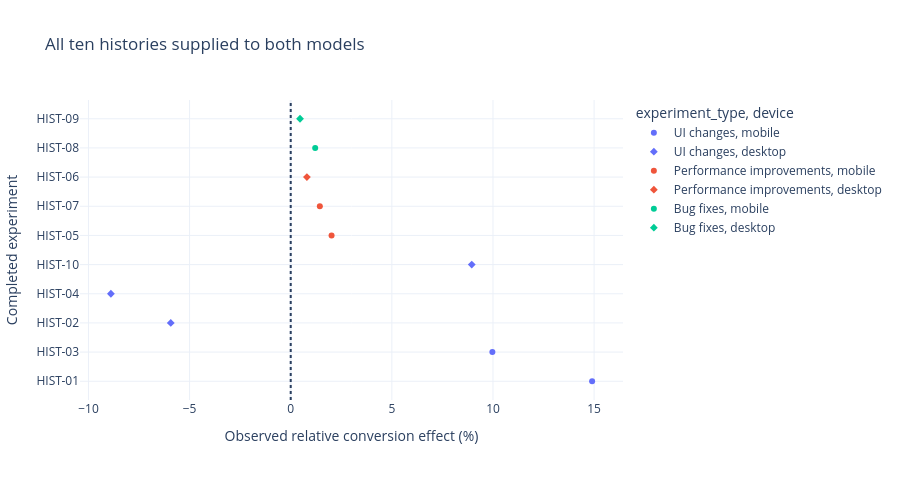

Source (notebook cell):
### Code cell
history = pd.DataFrame(ESTIMATION_HISTORY)
display(history.set_index('experiment_id').style.format(precision=4, thousands=',', na_rep='—'))
px.scatter(history, x='observed_uplift_pct', y='experiment_id', color='experiment_type',symbol='device',
           hover_data=['market','description'], height=480,
           labels={'observed_uplift_pct':'Observed relative conversion effect (%)','experiment_id':'Completed experiment'},
           title='All ten histories supplied to both models').add_vline(x=0,line_dash='dot').show()

### Figure 1 — Plotly figure (JSON) as saved in the notebook; plotly's stock layout.template omitted (floating-point values rounded to 4 significant figures)
{"data": [{"customdata": [["Germany", "Allow shoppers to check out as guests instead of creating an account before payment."], ["UK", "Pre-fill known delivery details and remove two optional fields from the checkout form."]], "hovertemplate": "experiment_type=UI changes<br>device=mobile<br>Observed relative conversion effect (%)=%{x}<br>Completed experiment=%{y}<br>market=%{customdata[0]}<br>description=%{customdata[1]}<extra></extra>", "legendgroup": "UI changes, mobile", "marker": {"color": "#636efa", "symbol": "circle"}, "mode": "markers", "name": "UI changes, mobile", "orientation": "h", "showlegend": true, "type": "scatter", "x": [14.9, 9.97], "xaxis": "x", "y": ["HIST-01", "HIST-03"], "yaxis": "y"}, {"customdata": [["UK", "Require shoppers to create an account and complete a profile before reaching payment."], ["Germany", "Add a mandatory preferences screen between the basket and payment pages."], ["Germany", "Preserve basket contents when shoppers return from a product page instead of making them start again."]], "hovertemplate": "experiment_type=UI changes<br>device=desktop<br>Observed relative conversion effect (%)=%{x}<br>Completed experiment=%{y}<br>market=%{customdata[0]}<br>description=%{customdata[1]}<extra></extra>", "legendgroup": "UI changes, desktop", "marker": {"color": "#636efa", "symbol": "diamond"}, "mode": "markers", "name": "UI changes, desktop", "orientation": "h", "showlegend": true, "type": "scatter", "x": [-5.93, -8.89, 8.95], "xaxis": "x", "y": ["HIST-02", "HIST-04", "HIST-10"], "yaxis": "y"}, {"customdata": [["Germany", "Compress product images to reduce initial page loading time without changing the page layout."], ["UK", "Defer off-screen scripts to improve mobile page loading without altering the purchase flow."]], "hovertemplate": "experiment_type=Performance improvements<br>device=mobile<br>Observed relative conversion effect (%)=%{x}<br>Completed experiment=%{y}<br>market=%{customdata[0]}<br>description=%{customdata[1]}<extra></extra>", "legendgroup": "Performance improvements, mobile", "marker": {"color": "#EF553B", "symbol": "circle"}, "mode": "markers", "name": "Performance improvements, mobile", "orientation": "h", "showlegend": true, "type": "scatter", "x": [2.02, 1.44], "xaxis": "x", "y": ["HIST-05", "HIST-07"], "yaxis": "y"}, {"customdata": [["UK", "Cache category-page responses so repeat requests load faster, keeping the content unchanged."]], "hovertemplate": "experiment_type=Performance improvements<br>device=desktop<br>Observed relative conversion effect (%)=%{x}<br>Completed experiment=%{y}<br>market=%{customdata[0]}<br>description=%{customdata[1]}<extra></extra>", "legendgroup": "Performance improvements, desktop", "marker": {"color": "#EF553B", "symbol": "diamond"}, "mode": "markers", "name": "Performance improvements, desktop", "orientation": "h", "showlegend": true, "type": "scatter", "x": [0.8], "xaxis": "x", "y": ["HIST-06"], "yaxis": "y"}, {"customdata": [["Germany", "Fix an intermittent checkout issue where the first tap on the submit button is ignored."]], "hovertemplate": "experiment_type=Bug fixes<br>device=mobile<br>Observed relative conversion effect (%)=%{x}<br>Completed experiment=%{y}<br>market=%{customdata[0]}<br>description=%{customdata[1]}<extra></extra>", "legendgroup": "Bug fixes, mobile", "marker": {"color": "#00cc96", "symbol": "circle"}, "mode": "markers", "name": "Bug fixes, mobile", "orientation": "h", "showlegend": true, "type": "scatter", "x": [1.21], "xaxis": "x", "y": ["HIST-08"], "yaxis": "y"}, {"customdata": [["UK", "Fix a rare postcode-validation error that rejects valid payment details."]], "hovertemplate": "experiment_type=Bug fixes<br>device=desktop<br>Observed relative conversion effect (%)=%{x}<br>Completed experiment=%{y}<br>market=%{customdata[0]}<br>description=%{customdata[1]}<extra></extra>", "legendgroup": "Bug fixes, desktop", "marker": {"color": "#00cc96", "symbol": "diamond"}, "mode": "markers", "name": "Bug fixes, desktop", "orientation": "h", "showlegend": true, "type": "scatter", "x": [0.46], "xaxis": "x", "y": ["HIST-09"], "yaxis": "y"}], "layout": {"height": 480, "legend": {"title": {"text": "experiment_type, device"}, "tracegroupgap": 0}, "shapes": [{"line": {"dash": "dot"}, "type": "line", "x0": 0, "x1": 0, "xref": "x", "y0": 0, "y1": 1, "yref": "y domain"}], "title": {"text": "All ten histories supplied to both models"}, "xaxis": {"anchor": "y", "domain": [0, 1], "title": {"text": "Observed relative conversion effect (%)"}}, "yaxis": {"anchor": "x", "domain": [0, 1], "title": {"text": "Completed experiment"}}}}
